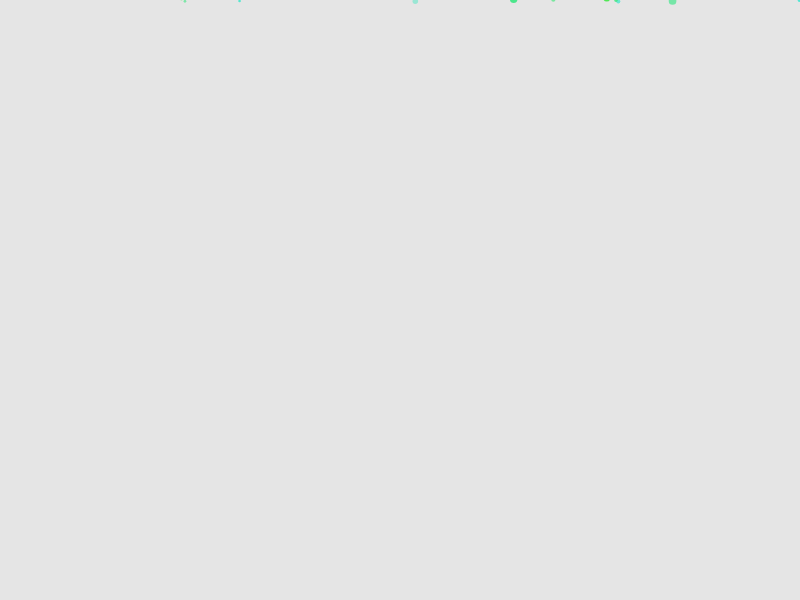
Frame 1 (no input)
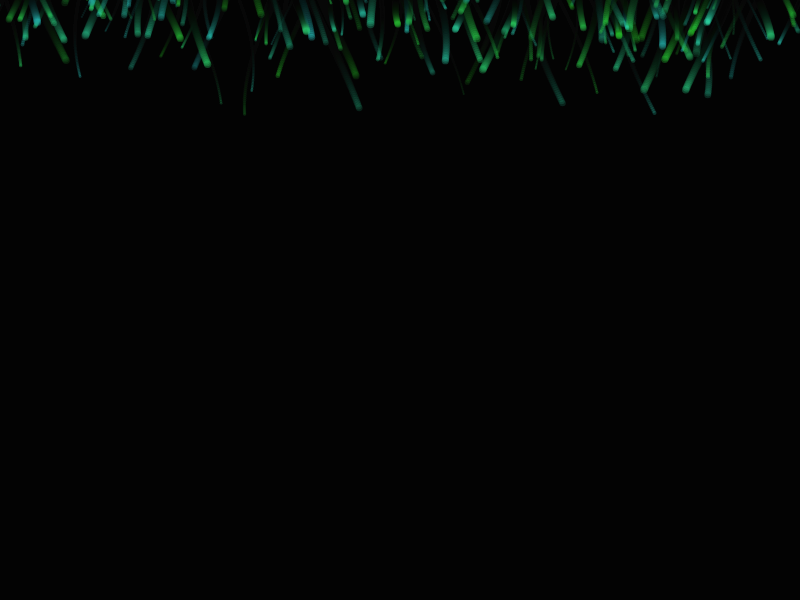
Frame 60 (no input)
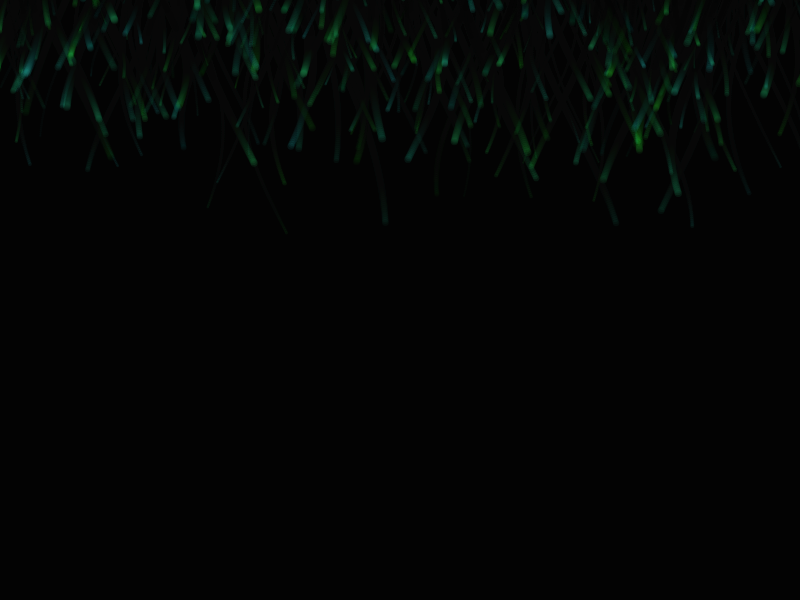
Frame 120 (the mouse pressed at the canvas centre since frame 60)

The p5.js sketch that drew these frames (run headless with seeded random() and noise() and a simulated clock; from frame 60 on, the mouse is pressed at the canvas centre):

// p5.js sketch
// ── sketch.js
let particles = [];
const particleCount = 1500;
const gravity = 0.05;
const fadeRate = 0.98;
const flowSpeed = 0.02;

function setup() {
  createCanvas(800, 600);
  colorMode(HSB, 360, 100, 100, 1);
  noStroke();

  for (let i = 0; i < particleCount; i++) {
    particles.push({
      x: random(width),
      y: random(-height, 0),
      size: random(2, 8),
      speed: random(0.5, 2),
      hue: random(120, 180), // emerald to cyan
      alpha: random(0.3, 1),
      sway: random(TWO_PI),
      swaySpeed: random(0.01, 0.03)
    });
  }
}

function draw() {
  background(0, 0, 0, 0.1); // semi-transparent black for trail effect

  for (let i = 0; i < particles.length; i++) {
    let p = particles[i];

    // Update position with gravity and sway
    p.y += p.speed;
    p.x += sin(p.sway) * p.speed * 0.5;
    p.sway += p.swaySpeed;

    // Apply fade
    p.alpha *= fadeRate;

    // Reset particle if it goes off screen or fades out
    if (p.y > height + 50 || p.alpha < 0.01) {
      p.x = random(width);
      p.y = random(-50, -10);
      p.alpha = random(0.3, 1);
      p.sway = random(TWO_PI);
    }

    // Draw particle
    fill(p.hue, 80, 90, p.alpha);
    ellipse(p.x, p.y, p.size);
  }
}
